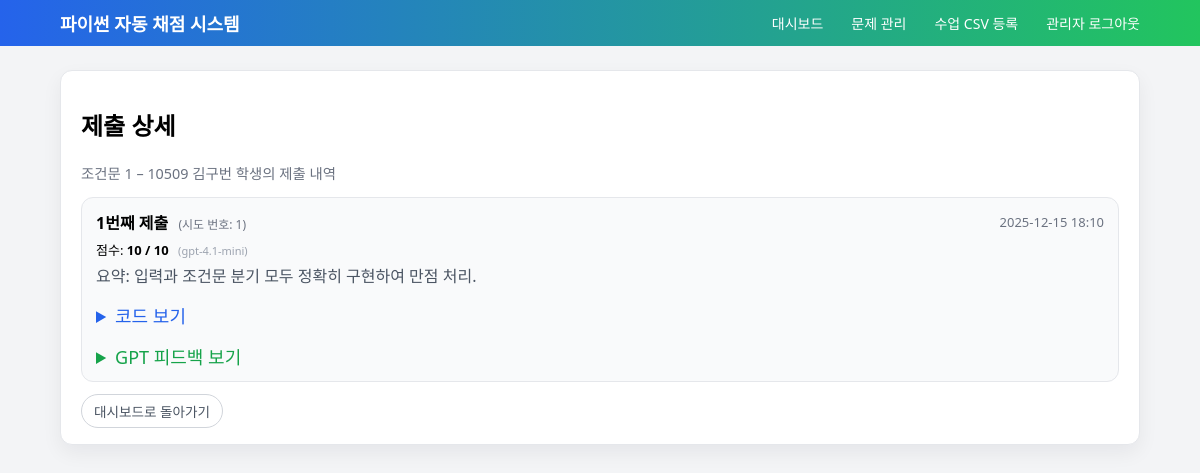
The page /admin/submissions?student_id=4&problem_id=1 (signed in) on the database its author committed.
### models.py (models this page shows, shortened)
class Problem(db.Model):
    id = db.Column(db.Integer, primary_key=True)
    title = db.Column(db.String(200), nullable=False)
    description = db.Column(db.Text, nullable=False)
    sample_input = db.Column(db.Text, nullable=True)
    sample_output = db.Column(db.Text, nullable=True)
    answer_code = db.Column(db.Text, nullable=False)
    rubric = db.Column(db.Text, nullable=False)
    is_open = db.Column(db.Boolean, default=False)
    max_score = db.Column(db.Integer, default=10)
    created_at = db.Column(db.DateTime, default=datetime.utcnow)
    updated_at = db.Column(
        db.DateTime, default=datetime.utcnow, onupdate=datetime.utcnow
    )
    submissions = db.relationship("Submission", backref="problem", lazy=True)

class Student(db.Model):
    id = db.Column(db.Integer, primary_key=True)
    grade = db.Column(db.Integer, nullable=False)
    class_no = db.Column(db.Integer, nullable=False)
    student_no = db.Column(db.Integer, nullable=False)
    name = db.Column(db.String(50), nullable=False)
    created_at = db.Column(db.DateTime, default=datetime.utcnow)
    submissions = db.relationship("Submission", backref="student", lazy=True)
    enrollments = db.relationship("Enrollment", backref="student", lazy=True)
    @property
    def student_code(self) -> str:
        return f"{self.grade}{self.class_no:02d}{self.student_no:02d}"

class Submission(db.Model):
    id = db.Column(db.Integer, primary_key=True)
    student_id = db.Column(
        db.Integer, db.ForeignKey("student.id"), nullable=False
    )
    problem_id = db.Column(
        db.Integer, db.ForeignKey("problem.id"), nullable=False
    )
    code = db.Column(db.Text, nullable=False)
    score = db.Column(db.Integer, nullable=True)
    max_score = db.Column(db.Integer, nullable=True)
    feedback = db.Column(db.Text, nullable=True)
    summary = db.Column(db.Text, nullable=True)
    attempt_no = db.Column(db.Integer, nullable=True)        # 몇 번째 시도인지
    gpt_model = db.Column(db.String(100), nullable=True)
    created_at = db.Column(db.DateTime, default=datetime.utcnow)

### app.py (the view)
    @app.route("/admin/submissions")
    @admin_login_required
    def admin_submissions():
        student_id = request.args.get("student_id", type=int)
        problem_id = request.args.get("problem_id", type=int)
        if not student_id or not problem_id:
            flash("student_id와 problem_id가 필요합니다.")
            return redirect(url_for("admin_dashboard"))
        student = Student.query.get_or_404(student_id)
        problem = Problem.query.get_or_404(problem_id)
        subs = (
            Submission.query
            .filter_by(student_id=student.id, problem_id=problem.id)
            .order_by(Submission.attempt_no.asc())
            .all()
        )
        return render_template(
            "admin/submissions.html",
            student=student,
            problem=problem,
            submissions=subs,
        )

### app.py (called while the page is built)
def admin_login_required(f):
    @wraps(f)
    def wrapper(*args, **kwargs):
        if "admin_id" not in session:
            flash("관리자 로그인이 필요합니다.")
            return redirect(url_for("admin_login"))
        return f(*args, **kwargs)
    return wrapper

### templates/admin/submissions.html (shortened to what this page needs)
{% extends "base.html" %}
{% block content %}
<div class="card">
  <h2>제출 상세</h2>
  <p class="text-muted">
    {{ problem.title }} – {{ student.student_code }} {{ student.name }} 학생의 제출 내역
  </p>
  {% if submissions|length == 0 %}
    <p>아직 제출 내역이 없습니다.</p>
  {% else %}
    {% for sub in submissions %}
      <div style="border:1px solid #e5e7eb; border-radius:12px; padding:12px 14px; margin-bottom:12px; background:#f9fafb;">
        <div style="display:flex; justify-content:space-between; align-items:center; margin-bottom:6px;">
          <div>
            <strong>{{ loop.index }}번째 제출</strong>
            <span style="font-size:12px; color:#6b7280; margin-left:6px;">
              (시도 번호: {{ sub.attempt_no or '-' }})
            </span>
          </div>
          <div style="font-size:13px; color:#6b7280;">
            {{ sub.created_at|kst }}
          </div>
        </div>
        <div style="font-size:13px; margin-bottom:4px;">
          점수:
          {% if sub.score is not none %}
            <strong>{{ sub.score }} / {{ sub.max_score }}</strong>
          {% else %}
            -
          {% endif %}
          {% if sub.gpt_model %}
            <span style="font-size:11px; color:#9ca3af; margin-left:6px;">
              ({{ sub.gpt_model }})
            </span>
          {% endif %}
        </div>
        {% if sub.summary %}
          <div style="font-size:16px; margin-bottom:6px; color:#4b5563;">
            요약: {{ sub.summary }}
          </div>
        {% endif %}
        <details style="margin-top:15px;">
          <summary style="cursor:pointer; font-size:18px; color:#2563eb;">
            코드 보기
          </summary>
        </details>
        <details style="margin-top:15px;">
          <summary style="cursor:pointer; font-size:18px; color:#16a34a;">
            GPT 피드백 보기
          </summary>
        </details>
      </div>
    {% endfor %}
  {% endif %}
  <a href="{{ url_for('admin_dashboard') }}" class="btn btn-secondary">
    대시보드로 돌아가기
  </a>
</div>
{% endblock %}

### static/css/main.css (style rules this page uses)
body { font-family: system-ui, -apple-system, BlinkMacSystemFont, sans-serif; margin: 0; background: #f3f4f6; }
.card { background: #fff; border-radius: 12px; padding: 16px 20px; box-shadow: 0 10px 30px rgba(15, 23, 42, 0.08); margin-bottom: 16px; }
.btn { display: inline-block; padding: 8px 14px; border-radius: 999px; border: none; background: #2563eb; color: #fff; text-decoration: none; font-size: 0.9rem; cursor: pointer; }
.btn-secondary { background: #6b7280; }
.text-muted { color: #6b7280; font-size: 0.9rem; }
body { margin: 0; font-family: system-ui, -apple-system, BlinkMacSystemFont, "Segoe UI", sans-serif; background: #f3f4f6; }
.card { background: white; border-radius: 16px; padding: 20px 24px; box-shadow: 0 15px 35px rgba(15, 23, 42, 0.08); }
.btn { display: inline-block; border-radius: 999px; border: none; background: #2563eb; color: white; padding: 8px 16px; font-size: 14px; cursor: pointer; text-decoration: none; }
.btn-secondary { background: #4b5563; }
.card { background: #ffffff; border-radius: 12px; padding: 16px 20px; box-shadow: 0 8px 20px rgba(15, 23, 42, 0.06); border: 1px solid #e5e7eb; }
.btn-secondary { display: inline-flex; align-items: center; gap: 4px; padding: 6px 12px; border-radius: 999px; border: 1px solid #d1d5db; background: #ffffff; color: #4b5563; font-size: 0.85rem; text-decoration: none; box-shadow: none; cursor: pointer; transition: background-color 0.15s ease, border-color 0.15s ease, color 0.15s ease, transform 0.05s ease; }

### rows shown on the page
Problem: title "조건문 1"
Student: student_code "10509", name "김구번"
Submission: attempt_no "1", created_at|kst "2025-12-15 18:10", score "10", max_score "10", gpt_model "gpt-4.1-mini", summary "입력과 조건문 분기 모두 정확히 구현하여 만점 처리."
